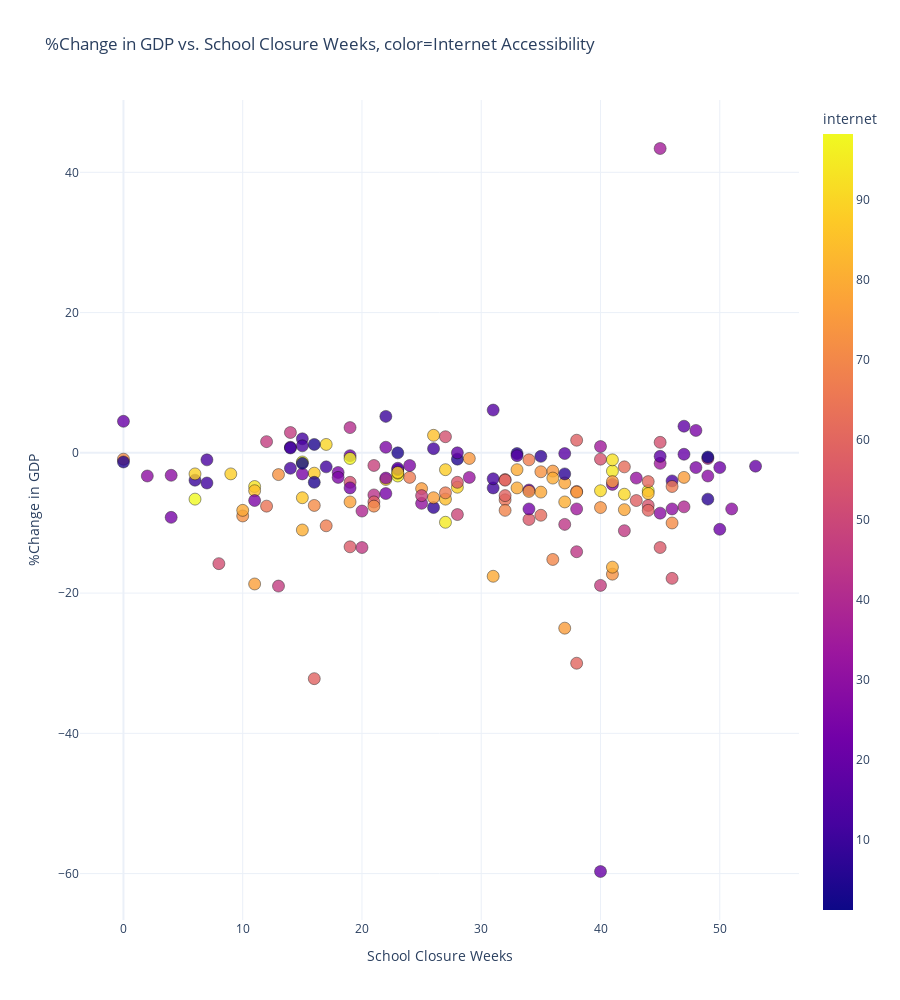

Write notebook code for a chart like this one.
### Code cell
fig2 = px.scatter(df3, x="closure", y="change",
                 color='internet',
                 #color_discrete_sequence=px.colors.sequential.RdBu_r,
                 opacity=0.8,
                 hover_name="Country",
                 labels={"closure": "School Closure Weeks",
                        "change":"%Change in GDP"},
                 title="%Change in GDP vs. School Closure Weeks, color=Internet Accessibility",
                 size_max=12,
                 width=900, height=1000,
                 template='plotly_white'
                )

fig2.update_traces(marker=dict(size=12,
                              line=dict(width=0.5,
                                        color='black')),
                  selector=dict(mode='markers'))


fig2.show()

### Figure 1 — Plotly figure (JSON) as saved in the notebook; plotly's stock layout.template omitted (floating-point values rounded to 4 significant figures; data arrays with more than 128 entries replaced by an {"elided": "..."} marker saying what was removed)
{"data": [{"hovertemplate": "<b>%{hovertext}</b><br><br>School Closure Weeks=%{x}<br>%Change in GDP=%{y}<br>internet=%{marker.color}<extra></extra>", "hovertext": {"elided": "174 str values"}, "legendgroup": "", "marker": {"color": {"elided": "174 float values"}, "coloraxis": "coloraxis", "line": {"color": "black", "width": 0.5}, "opacity": 0.8, "size": 12, "symbol": "circle"}, "mode": "markers", "name": "", "orientation": "v", "showlegend": false, "type": "scatter", "x": {"elided": "174 int values"}, "xaxis": "x", "y": {"elided": "174 float values"}, "yaxis": "y"}], "layout": {"coloraxis": {"colorbar": {"title": {"text": "internet"}}, "colorscale": [[0, "#0d0887"], [0.1111, "#46039f"], [0.2222, "#7201a8"], [0.3333, "#9c179e"], [0.4444, "#bd3786"], [0.5556, "#d8576b"], [0.6667, "#ed7953"], [0.7778, "#fb9f3a"], [0.8889, "#fdca26"], [1, "#f0f921"]]}, "height": 1000, "legend": {"tracegroupgap": 0}, "title": {"text": "%Change in GDP vs. School Closure Weeks, color=Internet Accessibility"}, "width": 900, "xaxis": {"anchor": "y", "domain": [0, 1], "title": {"text": "School Closure Weeks"}}, "yaxis": {"anchor": "x", "domain": [0, 1], "title": {"text": "%Change in GDP"}}}}
